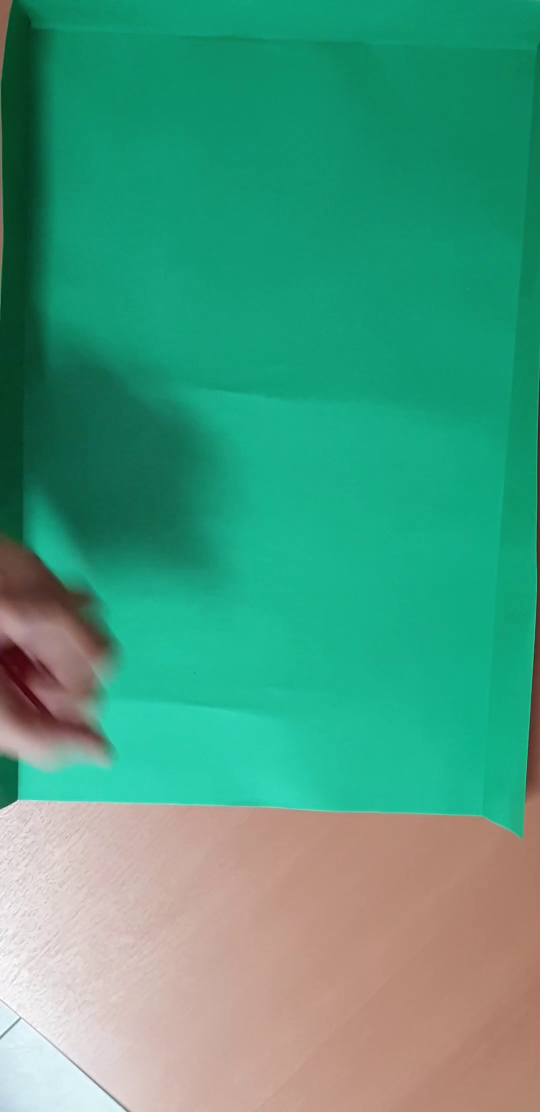
#> input picture frame 14 of tirada_2.mp4, 1080 x 2224 px (shown at 1/2 size)
$ python test.py   (older library calls are emulated)
#> lines starting #> are read from the running program, lines starting #| are printed output that depends on the picture; after the words box and inside, x2 and y2 are one past the last pixel; in counts of white or black regions, pixels touching at a corner belong together
import cv2
import numpy as np

cap = cv2.VideoCapture('tirada_2.mp4')

while True:
    ret, frame = cap.read()
#> frame is the input picture: shape (2224, 1080, 3); mean B, G, R 127.1, 155.3, 72.1
    if not ret:
        break

    frame = cv2.resize(frame, None, fx=0.33, fy=0.33)
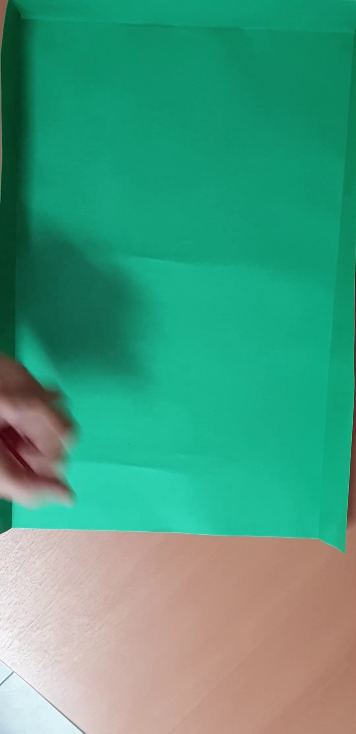
#> frame: shape (734, 356, 3); mean B, G, R 127.1, 155.4, 72

    # HSV
    hsv = cv2.cvtColor(frame, cv2.COLOR_BGR2HSV)
#> hsv: shape (734, 356, 3); mean H, S, V 63.2, 173.7, 165.3

    # Rango del verde
    lower_green = np.array([35, 40, 40])
    upper_green = np.array([85, 255, 255])

    # Máscara del verde
    mask_green = cv2.inRange(hsv, lower_green, upper_green)
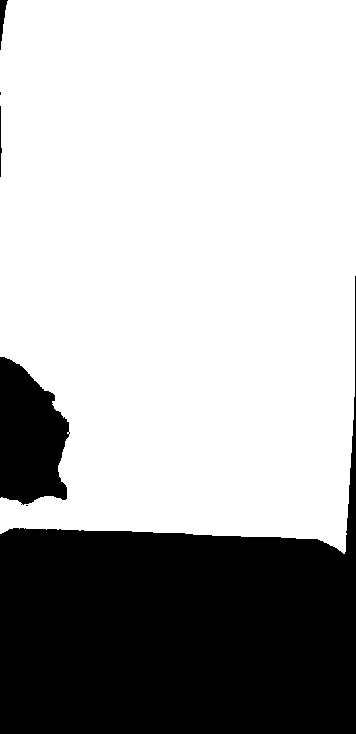
#> mask_green: shape (734, 356); 69.4% white; 6 black regions (2 under 20 px), largest, box (x1, y1, x2, y2) and area: (0, 276, 356, 734) 71926, (0, 357, 70, 505) 7673, (0, 0, 8, 50) 183, (0, 106, 2, 177) 76

    # Limpiar un poco la máscara
    kernel = np.ones((7, 7), np.uint8)
    mask_green = cv2.morphologyEx(mask_green, cv2.MORPH_CLOSE, kernel)
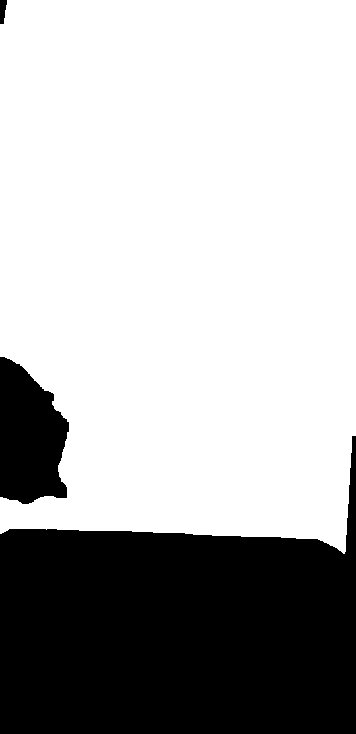
#> mask_green: shape (734, 356); 69.6% white; 3 black regions

    # Contornos del verde
    contours, _ = cv2.findContours(mask_green, cv2.RETR_EXTERNAL, cv2.CHAIN_APPROX_SIMPLE)
#> contours = 1 contour; box (x1, y1, x2, y2) and area: (0, 0, 356, 554) 180896

    if contours:
        # Fondo verde = contorno más grande
        c = max(contours, key=cv2.contourArea)
#> c = contour of 199 points, box (x1, y1, x2, y2) (0, 0, 356, 554), area 180896

        # Crear máscara vacía
        mask_area = np.zeros(mask_green.shape, dtype=np.uint8)

        # Dibujar el área verde completa
        cv2.drawContours(mask_area, [c], -1, 255, thickness=cv2.FILLED)

        # Aplicar la máscara al frame ORIGINAL
        resultado = cv2.bitwise_and(frame, frame, mask=mask_area)
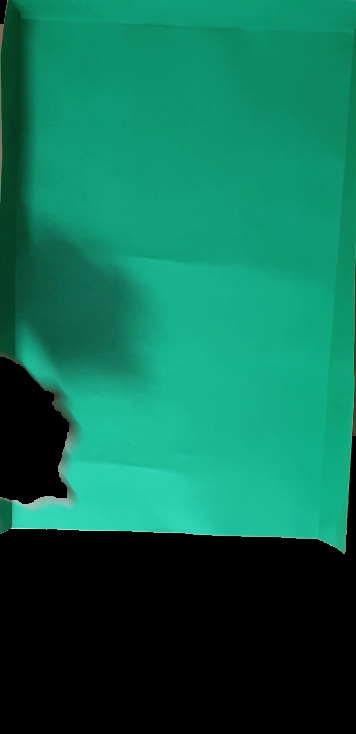
#> resultado: shape (734, 356, 3); mean B, G, R 82.3, 107.2, 14.3

        gray = cv2.cvtColor(resultado, cv2.COLOR_BGR2GRAY)
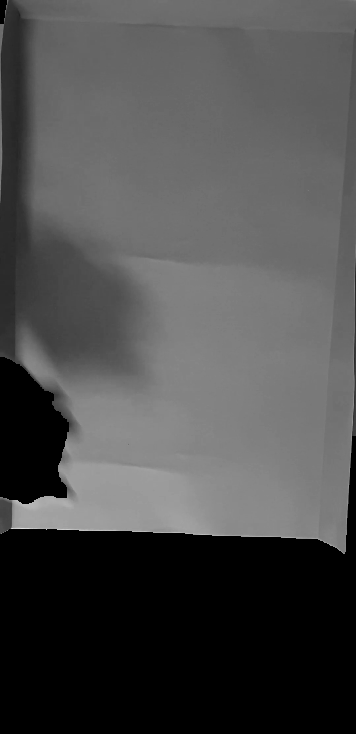
#> gray: shape (734, 356); min 0, max 222, mean 76.6
        blurred = cv2.GaussianBlur(gray, (5, 5), 0)
        edges = cv2.Canny(blurred, 50, 100)
#> edges: shape (734, 356); 0.47% white in thin lines or dots, all inside (x1, y1, x2, y2) = (0, 0, 356, 554)

        kernel = cv2.getStructuringElement(cv2.MORPH_ELLIPSE, (5,5))
        closed = cv2.morphologyEx(edges, cv2.MORPH_CLOSE, kernel, iterations=1)
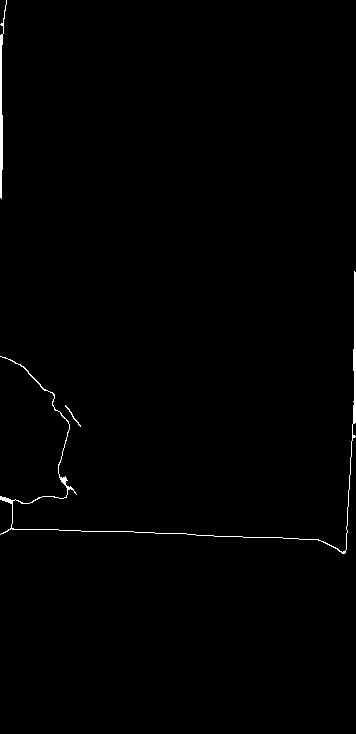
#> closed: shape (734, 356); 0.66% white; 3 white regions, box (x1, y1, x2, y2) and area: (0, 271, 356, 554) 1263, (0, 0, 7, 199) 437, (65, 405, 81, 427) 37

        num_labels, labels, stats, centroids = cv2.connectedComponentsWithStats(closed, 8, cv2.CV_32S)
#> labels: shape (734, 356) int32; 4 distinct labels, from 0 to 3
#> num_labels = 4; stats = [[0, 0, 356, 734, 259567], [0, 0, 7, 199, 437], [0, 271, 356, 283, 1263], [65, 405, 16, 22, 37]]; centroids = [[177.7, 366.5], [1.03, 107.7], [199.6, 453], [72.51, 415.5]]

        for stat in stats:
            x, y, w, h, area = stat
            aspect_ratio = w / h
            if area < 800 and aspect_ratio > 0.7 and aspect_ratio < 1.3:
               cv2.rectangle(closed, (x, y), (x + w, y + h), (255, 255, 255), 2)
#> this loop made 4 passes
#> (x, y, w, h, area, aspect_ratio) on passes 1 to 4: (0, 0, 356, 734, 259567, 0.485), (0, 0, 7, 199, 437, 0.0352), (0, 271, 356, 283, 1263, 1.26), (65, 405, 16, 22, 37, 0.727)
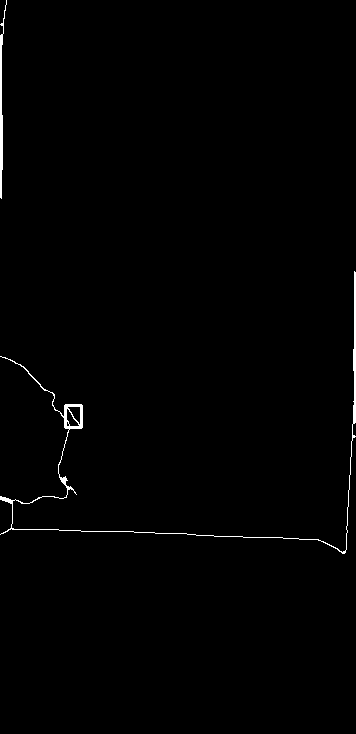
#> closed: shape (734, 356); 0.75% white; 2 white regions, box (x1, y1, x2, y2) and area: (0, 271, 356, 554) 1510, (0, 0, 7, 199) 437

        cv2.imshow("Solo area verde (color)", closed)

    if cv2.waitKey(25) & 0xFF == ord('q'):
#> (key q is pressed here)
        break

cap.release()
cv2.destroyAllWindows()

$ run again, starting later in the video
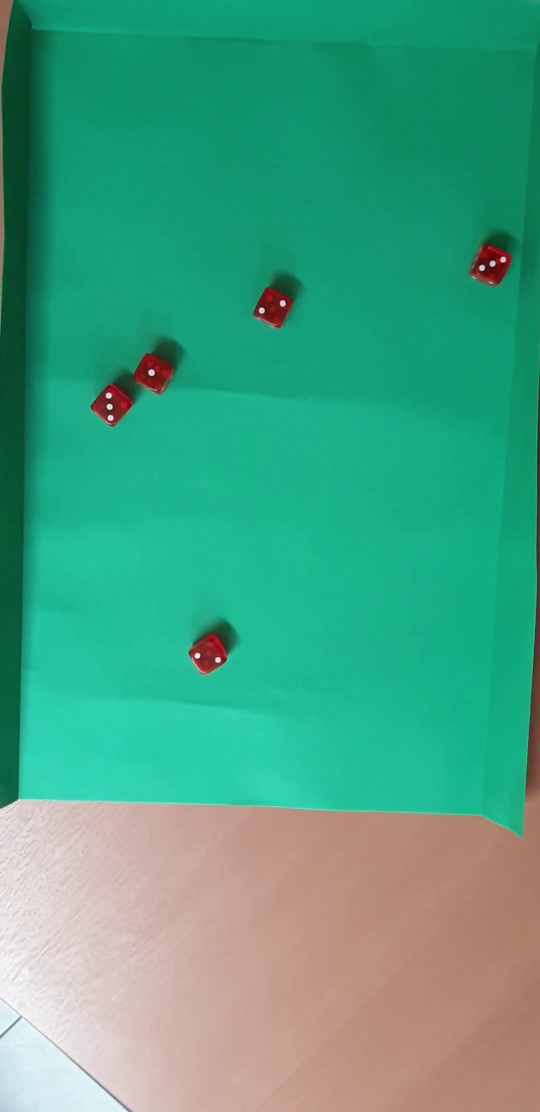
#> input picture frame 65 of tirada_2.mp4, 1080 x 2224 px (shown at 1/2 size)
#> frame is the input picture: shape (2224, 1080, 3); mean B, G, R 131, 161, 71.6
#> frame: shape (734, 356, 3)
#> hsv: shape (734, 356, 3); mean H, S, V 63.8, 176.2, 170.9
#> `mask_green = cv2.morphologyEx(mask_green, cv2.MORPH_CLOSE, kernel)`:
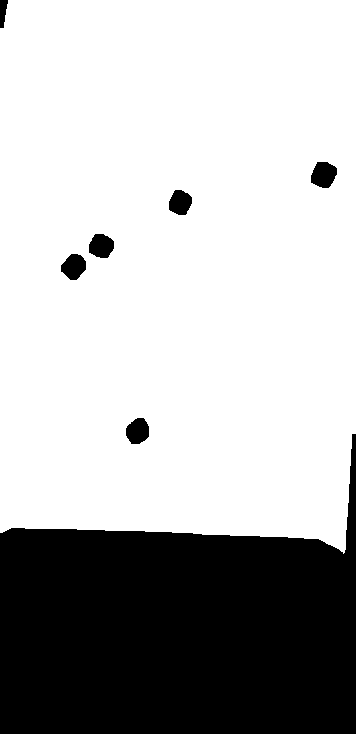
#> mask_green: shape (734, 356); 71.5% white; 7 black regions
#> contours = 1 contour; box (x1, y1, x2, y2) and area: (0, 0, 356, 554) 188360
#> c = contour of 87 points, box (x1, y1, x2, y2) (0, 0, 356, 554), area 188360
#> mask_area: shape (734, 356); 72.4% white; 2 black regions, box (x1, y1, x2, y2) and area: (0, 434, 356, 734) 71890, (0, 0, 8, 28) 162
#> edges: shape (734, 356); 0.74% white in thin lines or dots, all inside (x1, y1, x2, y2) = (0, 0, 356, 554)
#> labels: shape (734, 356) int32; 10 distinct labels, from 0 to 9
#> num_labels = 10; stats = [[0, 0, 356, 734, 258538], [0, 0, 41, 216, 556], [309, 152, 34, 36, 236], [321, 175, 1, 1, 1], [167, 179, 34, 38, 210], [59, 222, 64, 60, 393], [98, 244, 4, 4, 16], [0, 263, 356, 291, 1133], [70, 266, 5, 5, 20], [124, 408, 34, 36, 201]]; centroids = [[177.7, 367.2], [3.16, 104.7], [324.3, 172.6], [321, 175], [181.5, 199.7], [89.42, 254], [99.5, 245.5], [220.1, 437.9], [72.05, 268.1], [138.8, 428.6]]
#> the loop `for stat in stats:` made 10 passes
#> (x, y, w, h, area, aspect_ratio) on passes 1, 2, 3, 5, 6, 8, 9, 10: (0, 0, 356, 734, 258538, 0.485), (0, 0, 41, 216, 556, 0.19), (309, 152, 34, 36, 236, 0.944), (167, 179, 34, 38, 210, 0.895), (59, 222, 64, 60, 393, 1.07), (0, 263, 356, 291, 1133, 1.22), (70, 266, 5, 5, 20, 1), (124, 408, 34, 36, 201, 0.944)
#> after the loop `for stat in stats:`:
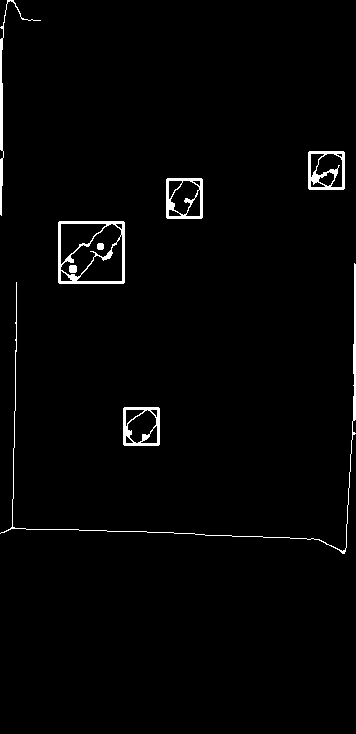
#> closed: shape (734, 356); 1.8% white; 8 white regions, largest, box (x1, y1, x2, y2) and area: (0, 263, 356, 554) 1133, (58, 221, 125, 284) 1111, (308, 151, 345, 190) 649

$ run again, starting later in the video
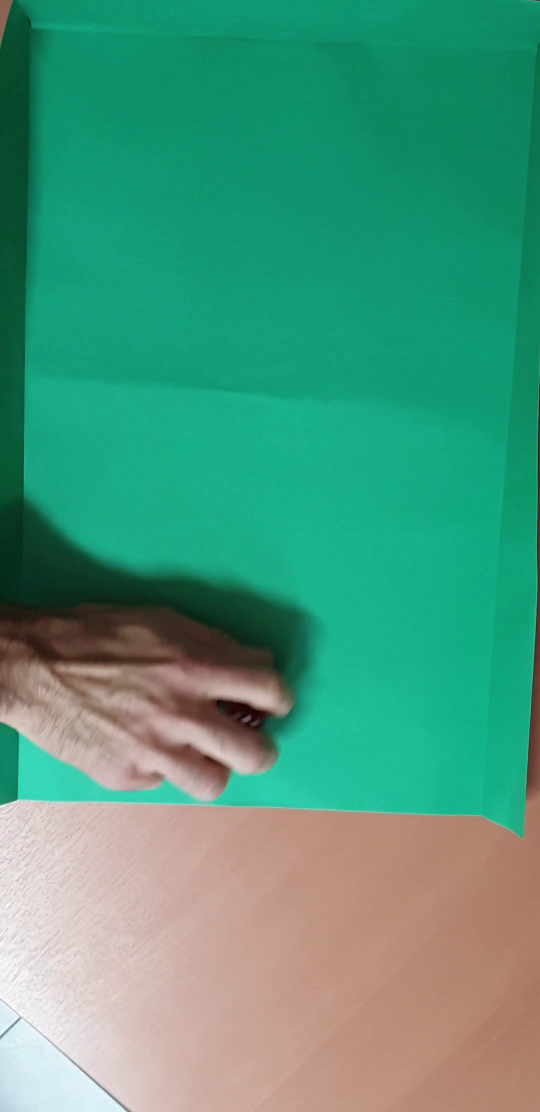
#> input picture frame 116 of tirada_2.mp4, 1080 x 2224 px (shown at 1/2 size)
#> frame is the input picture: shape (2224, 1080, 3); mean B, G, R 124.4, 152.2, 76.6
#> frame: shape (734, 356, 3)
#> hsv: shape (734, 356, 3); mean H, S, V 58.8, 167.8, 163.2
#> `mask_green = cv2.morphologyEx(mask_green, cv2.MORPH_CLOSE, kernel)`:
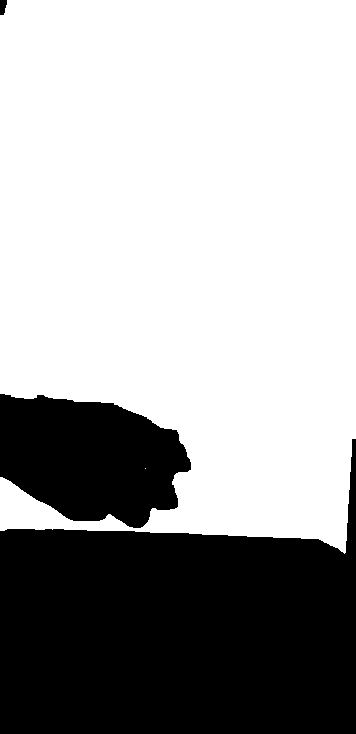
#> mask_green: shape (734, 356); 65.4% white; 3 black regions
#> contours = 2 contours, 1 with area under 20; largest, box (x1, y1, x2, y2) and area: (0, 0, 356, 554) 169700
#> c = contour of 287 points, box (x1, y1, x2, y2) (0, 0, 356, 554), area 169700
#> mask_area: shape (734, 356); 65.4% white; 3 black regions, box (x1, y1, x2, y2) and area: (0, 439, 356, 734) 71717, (0, 394, 191, 528) 18722, (0, 0, 7, 15) 86
#> edges: shape (734, 356); 0.65% white in thin lines or dots, all inside (x1, y1, x2, y2) = (0, 0, 356, 554)
#> labels: shape (734, 356) int32; 5 distinct labels, from 0 to 4
#> num_labels = 5; stats = [[0, 0, 356, 734, 259375], [0, 0, 7, 30, 50], [12, 0, 24, 20, 41], [15, 40, 103, 342, 441], [0, 333, 356, 221, 1397]]; centroids = [[177.8, 366.2], [2.36, 16.88], [20.76, 12.15], [31.23, 244], [184.4, 476.2]]
#> the loop `for stat in stats:` made 5 passes
#> (x, y, w, h, area, aspect_ratio) on passes 1 to 5: (0, 0, 356, 734, 259375, 0.485), (0, 0, 7, 30, 50, 0.233), (12, 0, 24, 20, 41, 1.2), (15, 40, 103, 342, 441, 0.301), (0, 333, 356, 221, 1397, 1.61)
#> after the loop `for stat in stats:`:
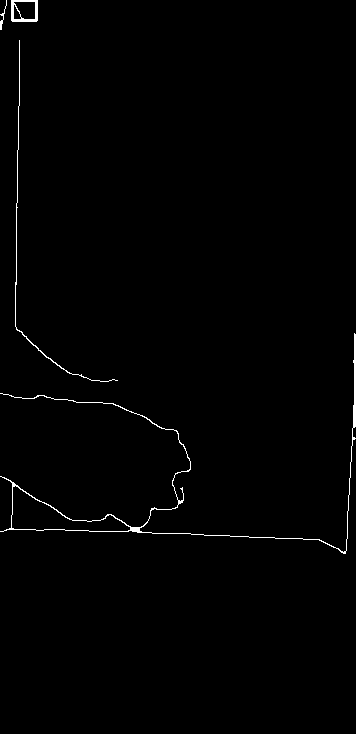
#> closed: shape (734, 356); 0.82% white in thin lines or dots, all inside (x1, y1, x2, y2) = (0, 0, 356, 554)
